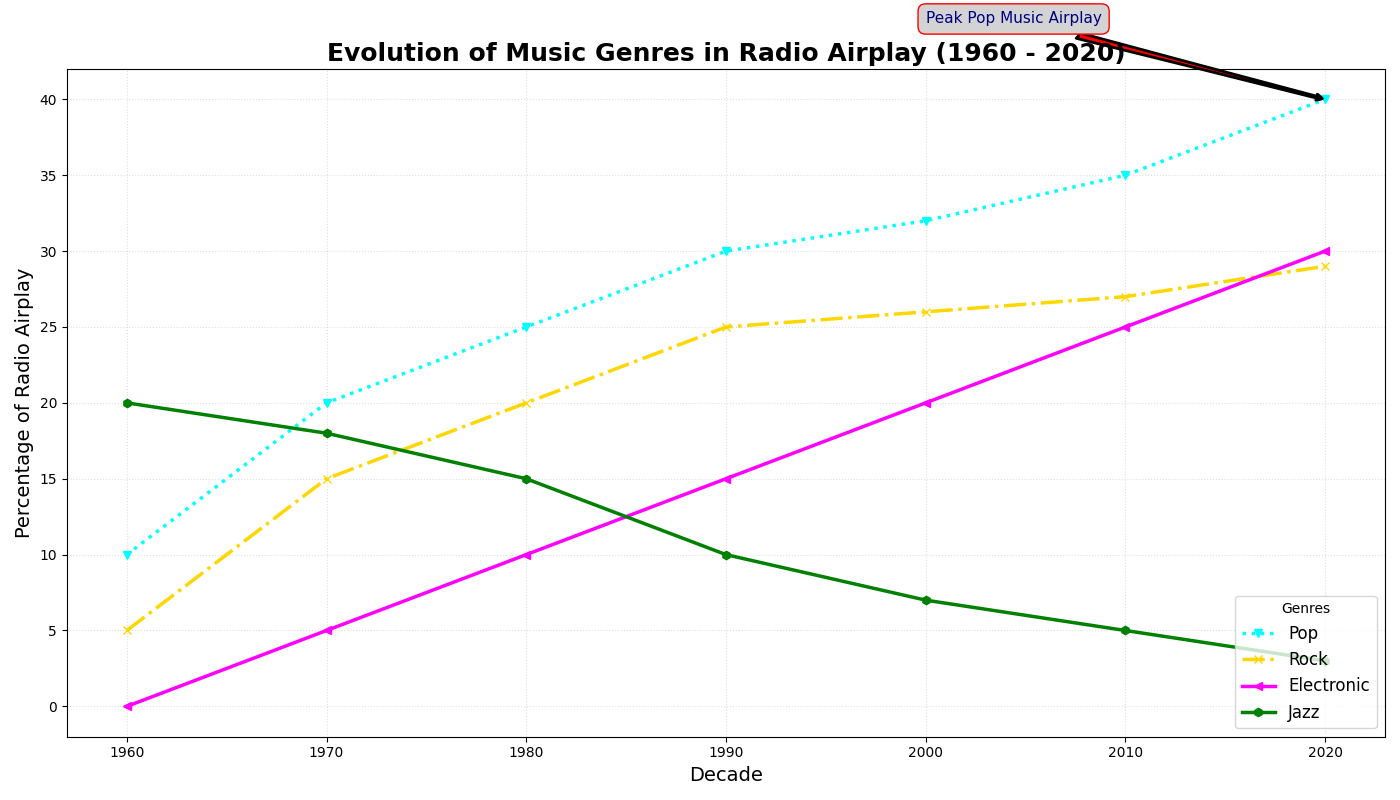

Recreate this plot in Python.
import matplotlib.pyplot as plt
import numpy as np

decades = np.arange(1960, 2030, 10)

pop_music = np.array([10, 20, 25, 30, 32, 35, 40])
rock_music = np.array([5, 15, 20, 25, 26, 27, 29])
electronic_music = np.array([0, 5, 10, 15, 20, 25, 30])
jazz_music = np.array([20, 18, 15, 10, 7, 5, 3])

plt.figure(figsize=(14, 8))

plt.plot(decades, pop_music, marker='v', linestyle=':', color='aqua', linewidth=2.5, label='Pop')
plt.plot(decades, rock_music, marker='x', linestyle='-.', color='gold', linewidth=2.5, label='Rock')
plt.plot(decades, electronic_music, marker='<', linestyle='-', color='magenta', linewidth=2.5, label='Electronic')
plt.plot(decades, jazz_music, marker='h', linestyle='-', color='green', linewidth=2.5, label='Jazz')

plt.title('Evolution of Music Genres in Radio Airplay (1960 - 2020)', fontsize=18, fontweight='bold')
plt.xlabel('Decade', fontsize=14)
plt.ylabel('Percentage of Radio Airplay', fontsize=14)

plt.legend(loc='lower right', fontsize=12, title='Genres')

plt.grid(True, linestyle=':', alpha=0.4)

highlight_year = 2020
pop_2020 = pop_music[-1]
plt.annotate('Peak Pop Music Airplay', 
             xy=(highlight_year, pop_2020),
             xytext=(highlight_year - 20, pop_2020 + 5),
             arrowprops=dict(facecolor='red', arrowstyle='fancy', lw=2), 
             fontsize=11, color='navy', bbox=dict(boxstyle="round,pad=0.5", edgecolor='red', facecolor='lightgrey'))

plt.tight_layout()

plt.show()
